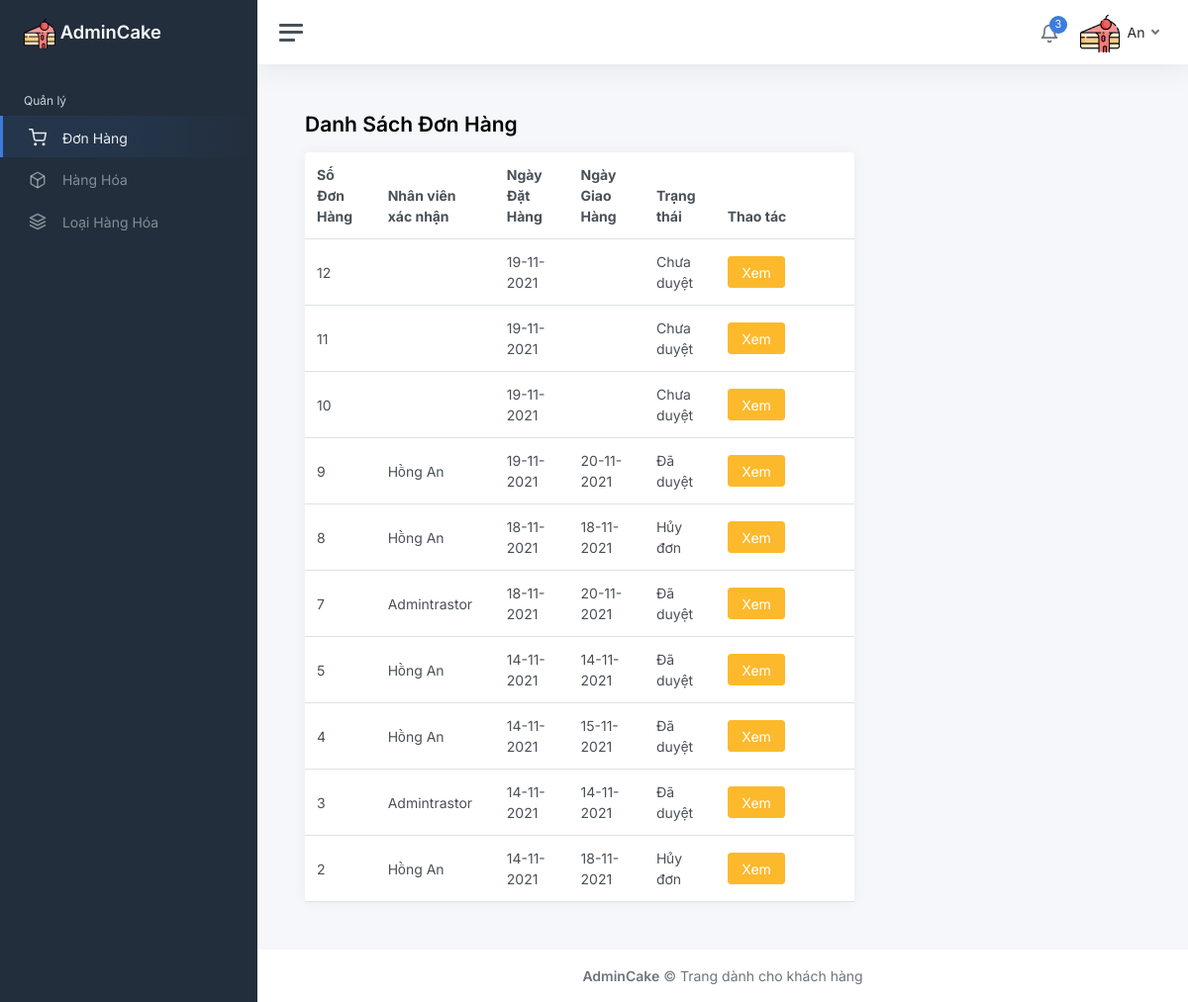
The app's page /admin/homepage/order.php (signed in) with its own data.
### tables this page shows
CREATE TABLE `dathang` (
  `SoDonDH` int(5) NOT NULL,
  `NgayDH` date DEFAULT current_timestamp(),
  `NgayGH` date DEFAULT NULL,
  `DiaChiGH` varchar(100) DEFAULT NULL,
  `TrangThaiDH` varchar(100) DEFAULT NULL,
  `MSKH` int(5) DEFAULT NULL,
  `MSNV` int(5) DEFAULT NULL
);

CREATE TABLE `nhanvien` (
  `MSNV` int(11) NOT NULL,
  `HoTenNV` varchar(100) DEFAULT NULL,
  `ChucVu` varchar(100) DEFAULT NULL,
  `DiaChi` varchar(100) DEFAULT NULL,
  `SoDienThoai` varchar(11) DEFAULT NULL,
  `MatKhau` varchar(500) DEFAULT NULL
);

### admin/homepage/order.php (the view, shortened to what this page needs)
<?php
	include('../header_master.php');
?>
			<main class="content">
				<div class="container-fluid p-0">
					<h1 class="h3 mb-3"><strong>Danh Sách Đơn Hàng</strong></h1>
					<div class="row">
						<div class="col-12 col-lg-8 col-xxl-12 d-flex">
							<div class="card flex-fill">
								<table class="table table-hover my-0">
									<thead>
										<tr>
											<th>Số Đơn Hàng</th>
											<th class="d-none d-xl-table-cell">Nhân viên xác nhận</th>
											<th class="d-none d-xl-table-cell">Ngày Đặt Hàng</th>
											<th class="d-none d-xl-table-cell">Ngày Giao Hàng</th>
											<th>Trạng thái</th>
											<th>Thao tác</th>
										</tr>
									</thead>
									<tbody>
										<?php
											$result = $conn->query("SELECT a.*, b.HoTenNV
																	FROM dathang AS a
																	LEFT JOIN nhanvien AS b ON a.MSNV=b.MSNV
																	ORDER BY a.SODONDH DESC");
											while($row = $result->fetch_assoc()):
											$msdh = $row['SoDonDH'];
											$ten_nv = $row['HoTenNV'];
											$ngayGH = $row['NgayGH'];
											if ($ngayGH != null) {
												$ngayGH = date("d-m-Y",strtotime($row['NgayGH']));
											}
										?>
										<tr>
											<td><?=$row['SoDonDH']?></td>
											<td class="d-none d-xl-table-cell"><?=$ten_nv?></td>
											<td class="d-none d-xl-table-cell"><?=date("d-m-Y",strtotime($row['NgayDH']))?></td>
											<td class="d-none d-md-table-cell"><?=$ngayGH?></td>
											<td class="d-none d-md-table-cell"><?=$row['TrangThaiDH']?></td>
											<td class="thaotac">
												<a class="btn btn-warning" href="./order_details.php?msdh=<?=$msdh?>">Xem</a>
											</td>
										</tr>
										<?php endwhile; ?>
									</tbody>
								</table>
							</div>
						</div>
					</div>
				</div>
			</main>
<?php
	include('../footer_master.php');
?>

### admin/assets/css/style.css (style rules this page uses)
.thaotac { width: 140px; }

### records on screen
dathang: SoDonDH "12", NgayDH "19-11-2021", TrangThaiDH "Chưa duyệt"
dathang: SoDonDH "11", NgayDH "19-11-2021", TrangThaiDH "Chưa duyệt"
dathang: SoDonDH "10", NgayDH "19-11-2021", TrangThaiDH "Chưa duyệt"
dathang: SoDonDH "9", MSNV.HoTenNV "Hồng An", NgayDH "19-11-2021", NgayGH "20-11-2021", TrangThaiDH "Đã duyệt"
dathang: SoDonDH "8", MSNV.HoTenNV "Hồng An", NgayDH "18-11-2021", NgayGH "18-11-2021", TrangThaiDH "Hủy đơn"
dathang: SoDonDH "7", MSNV.HoTenNV "Admintrastor", NgayDH "18-11-2021", NgayGH "20-11-2021", TrangThaiDH "Đã duyệt"
dathang: SoDonDH "5", MSNV.HoTenNV "Hồng An", NgayDH "14-11-2021", NgayGH "14-11-2021", TrangThaiDH "Đã duyệt"
dathang: SoDonDH "4", MSNV.HoTenNV "Hồng An", NgayDH "14-11-2021", NgayGH "15-11-2021", TrangThaiDH "Đã duyệt"
dathang: SoDonDH "3", MSNV.HoTenNV "Admintrastor", NgayDH "14-11-2021", NgayGH "14-11-2021", TrangThaiDH "Đã duyệt"
dathang: SoDonDH "2", MSNV.HoTenNV "Hồng An", NgayDH "14-11-2021", NgayGH "18-11-2021", TrangThaiDH "Hủy đơn"

### other values on screen
$row['total'] "3"
$lastName "An"
